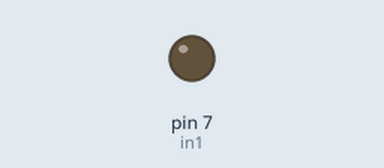
Simulated run of this sketch. Board: Arduino Uno, built with avr-gcc and run on an emulated ATmega328P. Shown: output pins drawn as LEDs (lit = HIGH).

Above: at 1.5 s.
At 4.5 s:
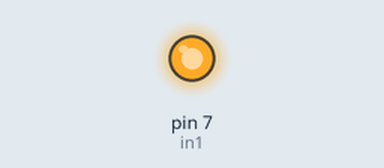
Timing chart, 0 to 7.8 s (numbered marks = the images above):
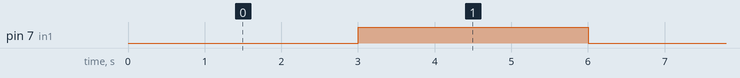

Measured:
- by itself, pin 7 (in1): alternates HIGH for 3.0 s and LOW for 3.0 s

The sketch:

relay.ino
```cpp
int in1 = 7;

void setup()
{
    pinMode(in1, OUTPUT);
    digitalWrite(in1, HIGH);
}
void loop()
{
    digitalWrite(in1, LOW);
    delay(3000);
    digitalWrite(in1, HIGH);
    delay(3000);
}
```
